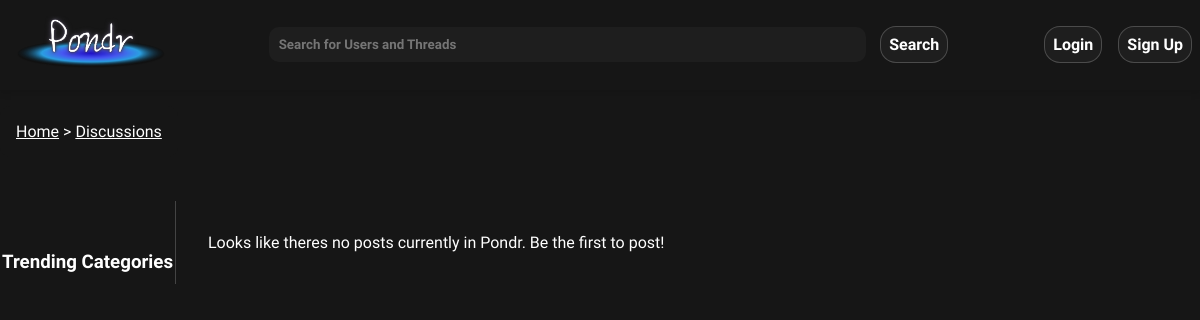
/pages/discussion.php, run on an earlier commit of the app's database.
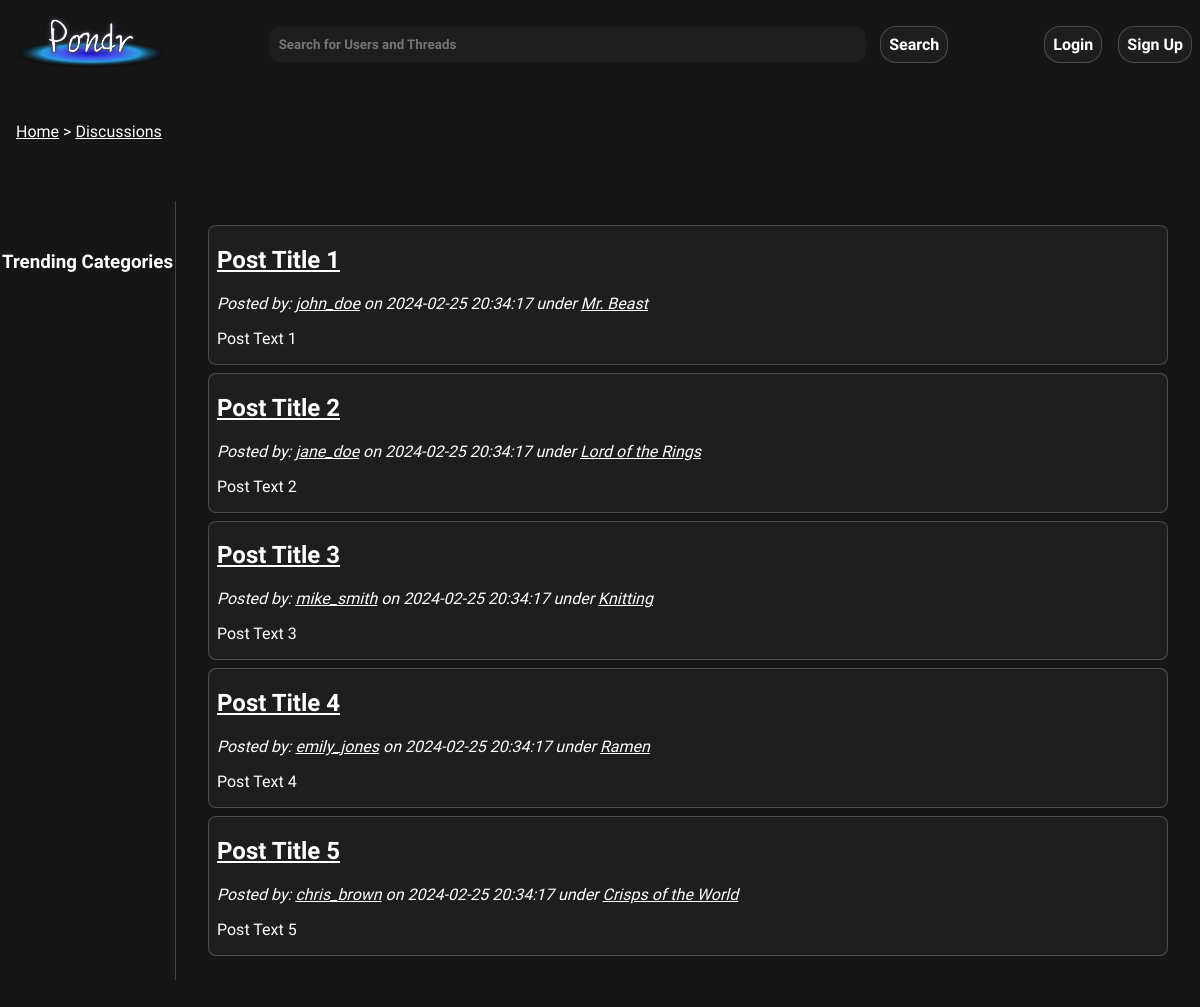
And on a later commit of the database.
### tables this page shows
CREATE TABLE posts (
    postId INT AUTO_INCREMENT,
    userId INT NOT NULL, 
    postDate DATETIME NOT NULL,  
    title VARCHAR(255) NOT NULL,
    text VARCHAR(3000) NOT NULL,  
    img VARCHAR(255),
    link VARCHAR(255),
    catId INT,
    likes INT NOT NULL DEFAULT 0,
    comment INT NOT NULL DEFAULT 0,
    PRIMARY KEY(postId,userId),
    FOREIGN KEY(userId) REFERENCES users(userId)
        ON DELETE CASCADE,
    FOREIGN KEY(catId) REFERENCES categories(catId)
        ON DELETE CASCADE
    
);

CREATE TABLE users (
    userId INT AUTO_INCREMENT,
    utype BIT(1) NOT NULL,  
    fName VARCHAR(255) NOT NULL,
    lName VARCHAR(255) NOT NULL,
    uName VARCHAR(255) NOT NULL UNIQUE,
    email VARCHAR(255) NOT NULL UNIQUE,
    pass VARCHAR(255) NOT NULL,
    bio VARCHAR(1000) NOT NULL,  
    pfp VARCHAR(255),
    recoveryKey VARCHAR(255) NOT NULL,
    PRIMARY KEY(userId)
);

CREATE TABLE categories (
    catId INT AUTO_INCREMENT,
    userId INT NOT NULL,
    name VARCHAR(255) NOT NULL,
    description VARCHAR(255),
    count INT NOT NULL DEFAULT 0,  
    PRIMARY KEY(catId),
    FOREIGN KEY(userId) REFERENCES users(userId)
        ON DELETE CASCADE
);

### public/pages/discussion.php (the view, shortened to what this page needs)
<?php
$search = $_GET['search'] ?? null;
?>
<!DOCTYPE html>
<html lang="en">
    <head>
        <link rel="stylesheet" href="../css/styles.css">
        <link rel="stylesheet" href="../css/discussion.css">
    </head>
    <body>
        <?php require_once '../scripts/header.php';   ?>
        <?php require_once '../scripts/breadcrumbs.php'; ?>
        <main class="center-container margin-down">
            <section class="side-container">
                <h3>Trending Categories</h3>
            </section>
            <section class="discussion-container">
                <?php
                $sql = "SELECT p.postId, p.title, p.postDate, p.text, u.uName, c.name, p.img, c.catId, u.userId, u.utype
                FROM posts as p JOIN users as u ON p.userId = u.userId
                LEFT OUTER JOIN categories as c ON p.catId = c.catId
                WHERE" . (isset ($catId) ? " p.catId = ? AND " : " ") . "CASE WHEN ? = \"\" THEN TRUE ELSE (p.title LIKE CONCAT('%',?,'%') OR p.text LIKE CONCAT('%',?,'%') OR u.uName LIKE CONCAT('%',?,'%')) END
                ORDER BY p.postDate DESC;";
                $prstmt = $conn->prepare($sql);
                $searchString = (isset ($search)) ? $search : "";
                if (isset ($catId)) {
                    $prstmt->bind_param("sssss", $catId, $searchString, $searchString, $searchString, $searchString);
                } else {
                    $prstmt->bind_param("ssss", $searchString, $searchString, $searchString, $searchString);
                }
                try {
                    $prstmt->execute();
                    $prstmt->bind_result($postId, $title, $postDate, $text, $uName, $catName, $postImg, $catId, $userId, $userType);
                    if ($prstmt->fetch()) {
                        echo "<div class=\"mini-thread\">";
                        echo "<article>";
                        echo "<a href=\"./thread.php?postId=$postId\"><h2>" . htmlspecialchars($title) . "</h2></a>";
                        if ($userType == 1) {
                            echo "<i>Posted by: " . ($userId == $uid ? "<a href=\"./my_profile.php\">" : "<a href=\"./profile.php?uName=$uName\">") . htmlspecialchars($uName) . "[MOD] </a> on <time>$postDate</time>" . ((isset ($catId)) ? " under <a href=\"./discussion.php?catId=$catId\">" . htmlspecialchars($catName) . "</a>" : "") . "</i>";
                        }else{
                            echo "<i>Posted by: " . ($userId == $uid ? "<a href=\"./my_profile.php\">" : "<a href=\"./profile.php?uName=$uName\">") . htmlspecialchars($uName) . "</a> on <time>$postDate</time>" . ((isset ($catId)) ? " under <a href=\"./discussion.php?catId=$catId\">" . htmlspecialchars($catName) . "</a>" : "") . "</i>";
                        }
                        echo "<p>$text</p>";
                        echo "</article>";
                        echo "</div>";
                        while ($prstmt->fetch()) {
                            echo "<div class=\"mini-thread\">";
                            echo "<article>";
                            echo "<a href=\"./thread.php?postId=$postId\"><h2>" . htmlspecialchars($title) . "</h2></a>";
                            if ($userType == 1) {
                                echo "<i>Posted by: " . ($userId == $uid ? "<a href=\"./my_profile.php\">" : "<a href=\"./profile.php?uName=$uName\">") . htmlspecialchars($uName) . "[MOD] </a> on <time>$postDate</time>" . ((isset ($catId)) ? " under <a href=\"./discussion.php?catId=$catId\">" . htmlspecialchars($catName) . "</a>" : "") . "</i>";
                            }else{
                                echo "<i>Posted by: " . ($userId == $uid ? "<a href=\"./my_profile.php\">" : "<a href=\"./profile.php?uName=$uName\">") . htmlspecialchars($uName) . "</a> on <time>$postDate</time>" . ((isset ($catId)) ? " under <a href=\"./discussion.php?catId=$catId\">" . htmlspecialchars($catName) . "</a>" : "") . "</i>";
                            }
                            echo "<p>$text</p>";
                            echo "</article>";
                            echo "</div>";
                        }
                    } else {
                        echo "<p>Looks like theres no posts currently in Pondr. Be the first to post!</p>";
                    }
                } catch (mysqli_sql_exception $e) {
                    $code = $e->getCode();
                    echo "<p>Error while loading discussion posts. Try again. Error: $code</p>";
                }
                ?>
            </section>
        </main>
    </body>
</html>

### public/scripts/header.php (shortened to what this page needs)
<?php
$utype = $_SESSION['utype'] ?? null;
$uid = $_SESSION['uid'] ?? null;
?>
<nav id="top-bar">
    <a href="../index.php"><img src="../img/logo.png" alt="Pondr Logo" id="top-bar-logo"></a>
    <div id="top-search-bar">
        <form method="GET" action="discussion.php">
            <?php
            echo "<input type=\"text\" name=\"search\" placeholder=\"Search for Users and Threads\" value=\"" . ((isset ($search)) ? $search : "") . "\"/>";
            ?>
            <button type="submit" class="form-button">Search</button>
        </form>
    </div>
    <?php
    if (isset ($utype)) {
        switch ($utype) {
            case 0:
            case 1:
                echo "<a href=\"my_profile.php\"><img src=\"$pfpPath\" id=\"top-search-bar-pfp\"></a>";
                echo "<a href=\"../scripts/logout.php\" class=\"link-button\">Logout</a>";
                break;
            default:
                echo "<a href=\"login.php\" class=\"link-button\">Login</a>";
                echo "<a href=\"register.php\" class=\"link-button\">Sign Up</a>";
        }
    } else {
        echo "<a href=\"login.php\" class=\"link-button\">Login</a>";
        echo "<a href=\"register.php\" class=\"link-button\">Sign Up</a>";
    }
    ?>
    </nav>

### public/scripts/breadcrumbs.php (shortened to what this page needs)
<?php
echo '<ul class="breadcrumb">';
for($i = 0; $i < count($_SESSION['bc_title']); $i++) {
    if ($i > 0) {
        echo '<span>&nbsp;&gt;&nbsp;</span>';
    }
    $title = $_SESSION['bc_title'][$i];
    $link = $_SESSION['bc_link'][$i];
    echo "<li><a href=\"$link\">$title</a></li>";
}
echo '</ul>';
?>

### public/css/styles.css (style rules this page uses)
:root { --background-color: #161616; --navbar-dark: linear-gradient(145deg, #0A0A0A, #161616); --button-border: rgba(255, 255, 255, 0.2); --text-color: #ffffff; --button-hover-bg: #2A2A2A; --input-background: #1E1E1E; --input-hover: rgba(255, 255, 255, 0.1); --highlight-color: #3A7FFB; --box-shadow: 0 4px 6px rgba(0, 0, 0, 0.1); --pondr-font: 'Quicksand', sans-serif; }
a { color: white; }
body { margin: 0; padding: 0; font-family: var(--pondr-font); background-color: var(--background-color); color:var(--text-color); transition: all 0.2s ease; }
input[type="text"], input[type="password"], input[type="email"], button, .link-button, .form-button, .form-container textarea, .form-container select { font-family: var(--pondr-font); background-color: var(--input-background); color: var(--text-color); border: 0.1em solid var(--button-border); border-radius: 1em; transition: all 0.3s ease-in; padding: 0.5em; text-decoration: none; margin: 0em 0.5em; font-weight:bold; outline: none; }
.form-button { cursor: pointer; font-size: 1em; }
#top-bar { background-color: var(--navbar-dark); padding: 2vh 0vh; display: flex; justify-content: space-between; align-items: center; box-shadow: var(--box-shadow); }
#top-bar-logo { width: 150px; margin: 0 1rem; }
#top-search-bar { flex-grow: 1; margin: 0 5em; }
#top-search-bar form { display: flex; align-items: center; }
#top-search-bar input { background-color: var(--input-background); border: 1px solid var(--input-border); color: var(--text-color); padding: 10px; width: 100%; box-sizing: border-box; border-radius:10px; }
.center-container { display:flex; justify-content: center; align-items:center; height: 94vh; }
.margin-down { margin-top: 2vw; align-items:flex-start; margin-bottom: 5em; }
.breadcrumb { padding-left: 0; background: var(--background-color); padding: 1rem; border-radius: 10px; margin-bottom: 20px; display: inline-flex; list-style-type: none; }

### public/css/discussion.css (style rules this page uses)
.discussion-container { width: 80%; background: var(--dark-blue); padding: 1em 2em; border-left: var(--button-border) solid 0.1em; }
.mini-thread { display: flex; flex-direction: row; align-items: center; border: 0.1em solid var(--button-border); border-radius: 0.5em; margin: 0.5em 0; padding: 0 0.5em; background: var(--input-background); }
.mini-thread article { flex-grow:1; margin-right: 1em; }
.mini-thread a { color: white; }
.mini-thread p { overflow: hidden; max-height: 4em; }
.margin-down { justify-content: space-around; }
.side-container { background: var(--dark-blue); border-radius: 10px; flex-grow: 1; display: flex; flex-direction: column; align-items: center; margin-top: 2.6vw; position: relative; justify-content: space-between; }

What changed in the data, as far as the page shows it:
added posts: title "Post Title 1", postDate "2024-02-25 20:34:17", text "Post Text 1"
added users: uName "john_doe"
added categories: name "Mr. Beast"
added posts: title "Post Title 2", userId.uName "jane_doe", postDate "2024-02-25 20:34:17", catId.name "Lord of the Rings", text "Post Text 2"
added posts: title "Post Title 3", userId.uName "mike_smith", postDate "2024-02-25 20:34:17", catId.name "Knitting", text "Post Text 3"
added posts: title "Post Title 4", userId.uName "emily_jones", postDate "2024-02-25 20:34:17", catId.name "Ramen", text "Post Text 4"
added posts: title "Post Title 5", userId.uName "chris_brown", postDate "2024-02-25 20:34:17", catId.name "Crisps of the World", text "Post Text 5"
Also different on the page:
text no longer shown: "Looks like theres no posts currently in Pondr. Be the first to post!"
text now shown: "Posted by: on under"
